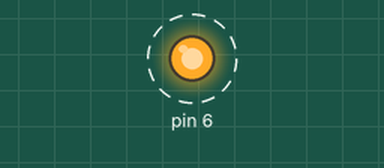
A sketch run on a simulated Arduino Uno, built with avr-gcc and run on an emulated ATmega328P. Shown: output pins drawn as LEDs (lit = HIGH). Dashed ring = blinking.

Above: at 0.5 s.
Timing chart, 0 to 4.6 s (numbered marks = the images above):
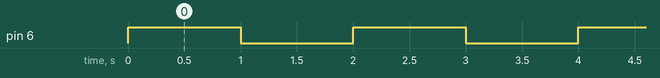

The sketch:

code_of_control_the_dc_motor_using_realy.ino
```cpp
void setup() {
pinMode(6,OUTPUT);


}

void loop() {
digitalWrite(6,1);
delay(1000);
digitalWrite(6,0);
delay(1000);
}
```

Measured:
- by itself, pin 6: alternates HIGH for 1.0 s and LOW for 1.0 s
